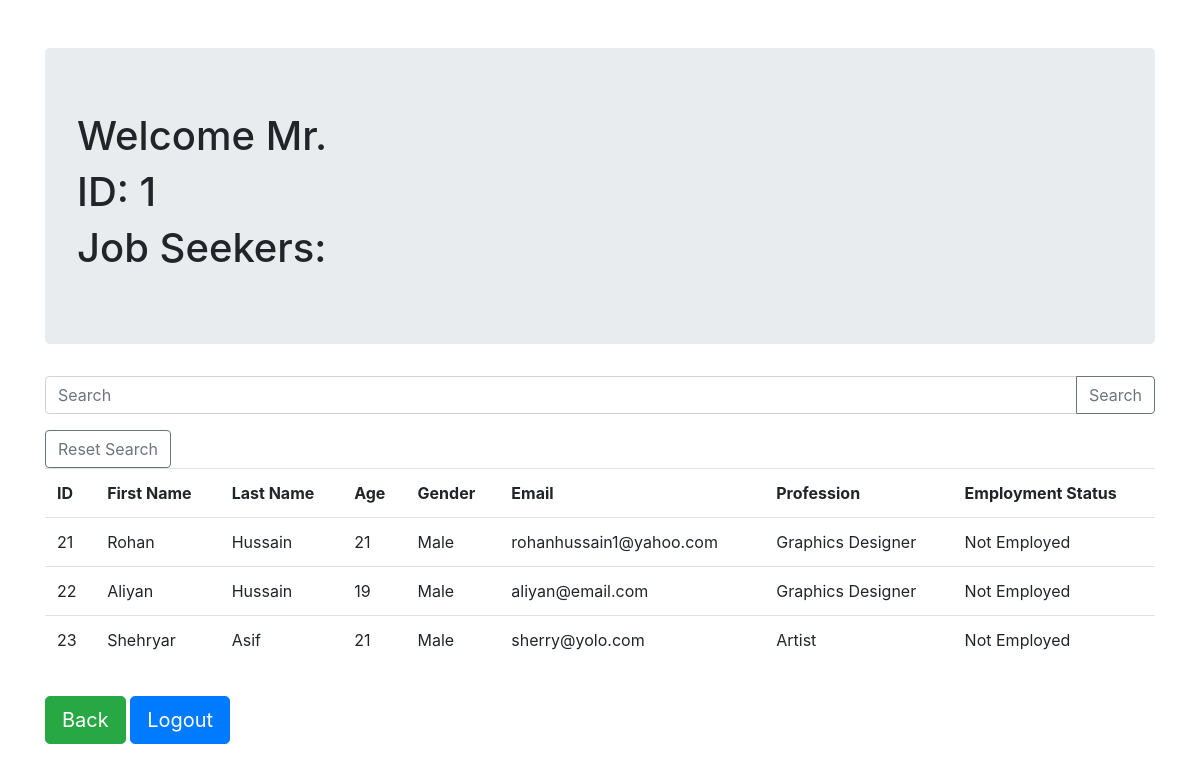
The app's page /employer/panel/view_js/index.php (signed in), older data.
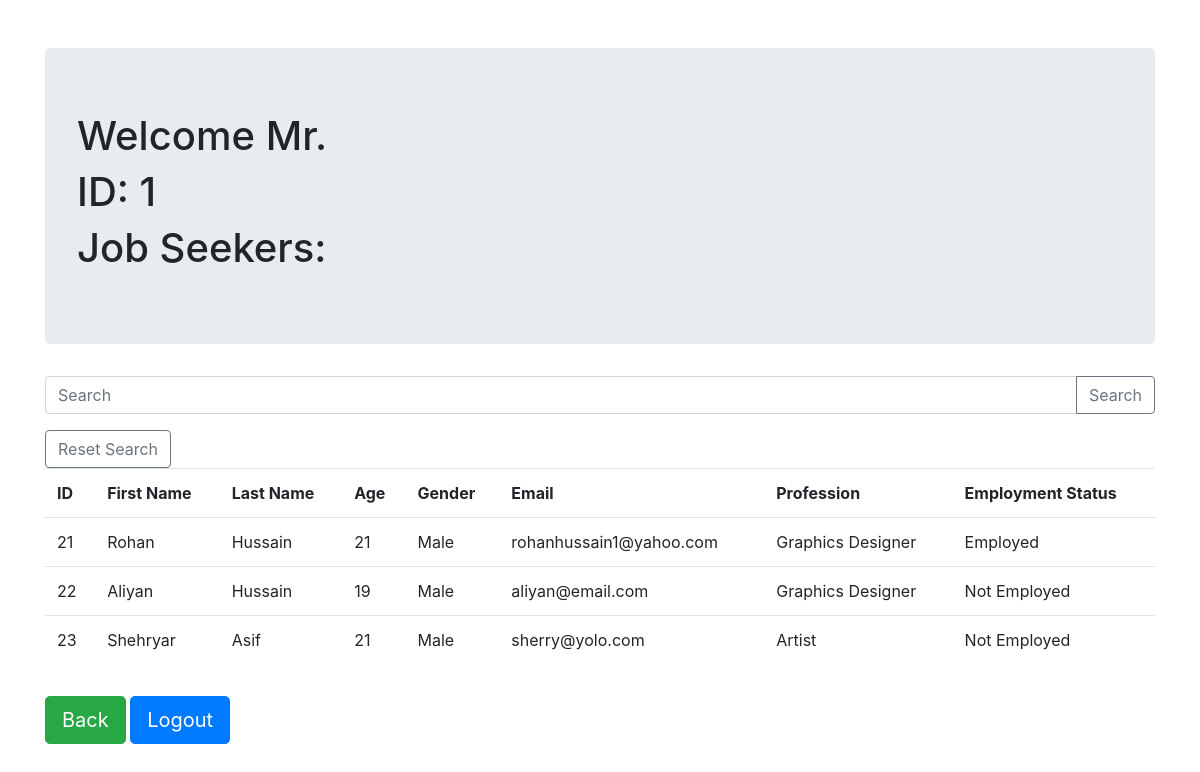
The same page, newer data.
### tables this page shows
CREATE TABLE IF NOT EXISTS `jobseekers` (
  `js_id` int(255) NOT NULL AUTO_INCREMENT,
  `firstname` varchar(100) NOT NULL,
  `lastname` varchar(100) NOT NULL,
  `age` int(3) NOT NULL,
  `gender` int(1) NOT NULL,
  `email` varchar(100) NOT NULL,
  `profession` varchar(100) NOT NULL,
  `address` varchar(500) NOT NULL,
  `password` varchar(150) NOT NULL,
  `experience` int(100) NOT NULL DEFAULT '0',
  `education` int(100) NOT NULL DEFAULT '0',
  `employment_status` tinyint(1) NOT NULL DEFAULT '0',
  `blocked` tinyint(1) NOT NULL DEFAULT '0',
  PRIMARY KEY (`js_id`)
);

### prename.php (called while the page is built, shortened)
<?php
        if($tableName=='jobseekers')
            $idType='js_id';
        else
            $idType='emp_id';
        $sql = "SELECT `firstname`,`lastname`,`gender` FROM `$tableName` WHERE `$idType`=" . $_SESSION['user'] . " LIMIT 0,1";
        $result = mysqli_query($conn,$sql);
        $row=mysqli_fetch_assoc($result);
        if($row['gender']==0) {
            $prename=' Mr.';
        } else if ($row['gender']==1) {
            $prename=' Ms.';
        } else {
            $prename='';
        }
?>

### employer/panel/view_js/index.php (the view, shortened to what this page needs)
<?php
    require('../../../connect.php');
    $tableName='employers';
    require('../../../prename.php');
?>
<!DOCTYPE html>
<html>
<head>
    <link rel="stylesheet" href="https://maxcdn.bootstrapcdn.com/bootstrap/4.5.2/css/bootstrap.min.css">
</head>
<body>
<div class='container pt-5'>
    <div class="jumbotron">
    <h1>Welcome<?php echo $prename . ' ' . $name; ?></h1>
    <h1>ID:<?php echo ' ' . $_SESSION['user']; ?></h1>
    <h1>Job Seekers:</h1>
    </div>
    <form method="post" action="index.php">
        <div class="input-group mb-3">
                <input class="form-control" type="text" name="search" placeholder="Search"/>
                <div class="input-group-append">
                    <button class="btn btn-outline-secondary" type="submit">Search</button>
                </div>
        </div>
    </form>
    <form method="post" action="index.php">
        <button class="btn btn-outline-secondary" type="submit">Reset Search</button>
    </form>
    <table class="table">
        <thead>
            <tr>
                <td><b>ID</b></td>
                <td><b>First Name</b></td>
                <td><b>Last Name</b></td>
                <td><b>Age</b></td>
                <td><b>Gender</b></td>
                <td><b>Email</b></td>
                <td><b>Profession</b></td>
                <td><b>Employment Status</b></td>
            </tr>
        </thead>
        <?php
        $sql2='';
        if(isset($_POST['search']))
            $sql2 = "SELECT * FROM `jobseekers` WHERE firstname LIKE '%{$name}%' OR lastname LIKE '%{$name}%'";
        else
            $sql2 = "SELECT * FROM `jobseekers` WHERE 1";
        $result2 = mysqli_query($conn,$sql2);
        while($row2 = mysqli_fetch_assoc($result2))
        {
            $js_id = $row2['js_id'];
            $firstname = $row2['firstname'];
            $lastname = $row2['lastname'];
            $age = $row2['age'];
            switch($row2['gender']) {
                case 0:
                    $gender='Male';
                break;
            }
            $email = $row2['email'];
            $profession = $row2['profession'];
            switch($row2['employment_status']) {
                case 0:
                    $employment_status='Not Employed';
                break;
                case 1:
                    $employment_status='Employed';
                break;
            }
        print "<tr>";
            print "<td>" . $js_id . "</td>";
            print "<td>" . $firstname . "</td>";
            print "<td>" . $lastname . "</td>";
            print "<td>" . $age . "</td>";
            print "<td>" . $gender . "</td>";
            print "<td>" . $email . "</td>";
            print "<td>" . $profession. "</td>";
            print "<td>" . $employment_status. "</td>";
        print "</tr>";
        }
        ?>
    </table>
    <div class="btn-group btn-group-lg mt-3">
    <button type="button" onClick="window.location='../index.php';" class="btn btn-success">Back</button>
    </div>
    <div class="btn-group btn-group-lg mt-3">
    <button type="button" onClick="window.location='../logout.php';" class="btn btn-primary">Logout</button>
    </div>
</div>
</body>
</html>

Row changes from the older to the newer data that the page shows:
changed jobseekers "Rohan": employment_status "Not Employed" → "Employed"
